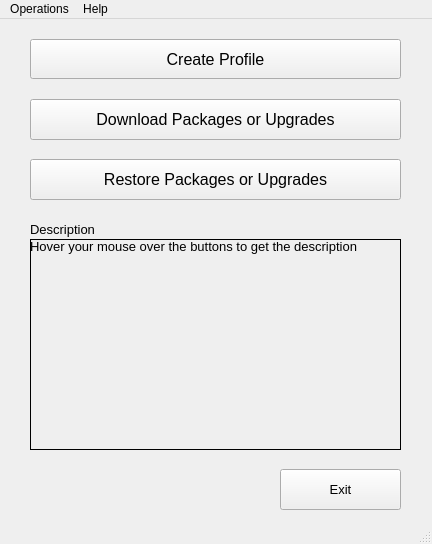
<?xml version="1.0" encoding="UTF-8"?>
<ui version="4.0">
 <class>AptOfflineMain</class>
 <widget class="QMainWindow" name="AptOfflineMain">
  <property name="geometry">
   <rect>
    <x>0</x>
    <y>0</y>
    <width>432</width>
    <height>544</height>
   </rect>
  </property>
  <property name="windowTitle">
   <string>APT Offline</string>
  </property>
  <property name="toolButtonStyle">
   <enum>Qt::ToolButtonIconOnly</enum>
  </property>
  <property name="unifiedTitleAndToolBarOnMac">
   <bool>true</bool>
  </property>
  <widget class="QWidget" name="centralwidget">
   <widget class="QPushButton" name="createProfileButton">
    <property name="geometry">
     <rect>
      <x>30</x>
      <y>20</y>
      <width>371</width>
      <height>40</height>
     </rect>
    </property>
    <property name="font">
     <font>
      <pointsize>12</pointsize>
     </font>
    </property>
    <property name="text">
     <string>Create Profile</string>
    </property>
    <property name="icon">
     <iconset resource="resources.qrc">
      <normaloff>:/icons/icons/contact-new.png</normaloff>:/icons/icons/contact-new.png</iconset>
    </property>
   </widget>
   <widget class="QPushButton" name="downloadButton">
    <property name="geometry">
     <rect>
      <x>30</x>
      <y>80</y>
      <width>371</width>
      <height>41</height>
     </rect>
    </property>
    <property name="font">
     <font>
      <pointsize>12</pointsize>
      <weight>50</weight>
      <bold>false</bold>
     </font>
    </property>
    <property name="text">
     <string>Download Packages or Upgrades</string>
    </property>
    <property name="icon">
     <iconset resource="resources.qrc">
      <normaloff>:/icons/icons/go-down.png</normaloff>:/icons/icons/go-down.png</iconset>
    </property>
   </widget>
   <widget class="QPushButton" name="restoreButton">
    <property name="geometry">
     <rect>
      <x>30</x>
      <y>140</y>
      <width>371</width>
      <height>41</height>
     </rect>
    </property>
    <property name="font">
     <font>
      <pointsize>12</pointsize>
     </font>
    </property>
    <property name="text">
     <string>Restore Packages or Upgrades</string>
    </property>
    <property name="icon">
     <iconset resource="resources.qrc">
      <normaloff>:/icons/icons/install.png</normaloff>:/icons/icons/install.png</iconset>
    </property>
   </widget>
   <widget class="QFrame" name="frame">
    <property name="geometry">
     <rect>
      <x>30</x>
      <y>220</y>
      <width>371</width>
      <height>211</height>
     </rect>
    </property>
    <property name="font">
     <font>
      <pointsize>10</pointsize>
     </font>
    </property>
    <property name="frameShape">
     <enum>QFrame::Box</enum>
    </property>
    <property name="frameShadow">
     <enum>QFrame::Plain</enum>
    </property>
    <property name="lineWidth">
     <number>1</number>
    </property>
    <widget class="QLabel" name="descriptionField">
     <property name="geometry">
      <rect>
       <x>0</x>
       <y>0</y>
       <width>371</width>
       <height>211</height>
      </rect>
     </property>
     <property name="text">
      <string>Hover your mouse over the buttons to get the description</string>
     </property>
     <property name="alignment">
      <set>Qt::AlignLeading|Qt::AlignLeft|Qt::AlignTop</set>
     </property>
     <property name="wordWrap">
      <bool>true</bool>
     </property>
     <property name="margin">
      <number>10</number>
     </property>
    </widget>
   </widget>
   <widget class="QPushButton" name="exitButton">
    <property name="geometry">
     <rect>
      <x>280</x>
      <y>450</y>
      <width>121</width>
      <height>41</height>
     </rect>
    </property>
    <property name="font">
     <font>
      <pointsize>10</pointsize>
     </font>
    </property>
    <property name="text">
     <string>Exit</string>
    </property>
    <property name="icon">
     <iconset resource="resources.qrc">
      <normaloff>:/icons/icons/application-exit.png</normaloff>:/icons/icons/application-exit.png</iconset>
    </property>
   </widget>
   <widget class="QLabel" name="label_2">
    <property name="geometry">
     <rect>
      <x>30</x>
      <y>200</y>
      <width>91</width>
      <height>21</height>
     </rect>
    </property>
    <property name="font">
     <font>
      <pointsize>10</pointsize>
     </font>
    </property>
    <property name="text">
     <string>Description</string>
    </property>
   </widget>
  </widget>
  <widget class="QStatusBar" name="statusbar"/>
  <widget class="QMenuBar" name="menubar">
   <property name="geometry">
    <rect>
     <x>0</x>
     <y>0</y>
     <width>432</width>
     <height>22</height>
    </rect>
   </property>
   <widget class="QMenu" name="menuOperations">
    <property name="title">
     <string>Operations</string>
    </property>
    <addaction name="menuCreateProfile"/>
    <addaction name="menuDownload"/>
    <addaction name="menuInstall"/>
    <addaction name="separator"/>
    <addaction name="menuExit"/>
   </widget>
   <widget class="QMenu" name="menuHelp">
    <property name="title">
     <string>Help</string>
    </property>
    <addaction name="menuHelp_2"/>
    <addaction name="menuAbout"/>
   </widget>
   <addaction name="menuOperations"/>
   <addaction name="menuHelp"/>
  </widget>
  <action name="menuCreateProfile">
   <property name="icon">
    <iconset resource="resources.qrc">
     <normaloff>:/icons/icons/contact-new.png</normaloff>:/icons/icons/contact-new.png</iconset>
   </property>
   <property name="text">
    <string>Create Profile</string>
   </property>
   <property name="shortcut">
    <string>Ctrl+N</string>
   </property>
  </action>
  <action name="menuDownload">
   <property name="icon">
    <iconset resource="resources.qrc">
     <normaloff>:/icons/icons/go-down.png</normaloff>:/icons/icons/go-down.png</iconset>
   </property>
   <property name="text">
    <string>Fetch Packages or Upgrades</string>
   </property>
   <property name="shortcut">
    <string>Ctrl+O</string>
   </property>
  </action>
  <action name="menuInstall">
   <property name="icon">
    <iconset resource="resources.qrc">
     <normaloff>:/icons/icons/install.png</normaloff>:/icons/icons/install.png</iconset>
   </property>
   <property name="text">
    <string>Restore Packages or Upgrades</string>
   </property>
   <property name="shortcut">
    <string>Ctrl+I</string>
   </property>
  </action>
  <action name="menuExit">
   <property name="icon">
    <iconset resource="resources.qrc">
     <normaloff>:/icons/icons/application-exit.png</normaloff>:/icons/icons/application-exit.png</iconset>
   </property>
   <property name="text">
    <string>Exit</string>
   </property>
   <property name="shortcut">
    <string>Ctrl+Q</string>
   </property>
  </action>
  <action name="menuHelp_2">
   <property name="icon">
    <iconset resource="resources.qrc">
     <normaloff>:/icons/icons/help-contents.png</normaloff>:/icons/icons/help-contents.png</iconset>
   </property>
   <property name="text">
    <string>Help</string>
   </property>
   <property name="shortcut">
    <string>F1</string>
   </property>
  </action>
  <action name="menuAbout">
   <property name="icon">
    <iconset resource="resources.qrc">
     <normaloff>:/icons/icons/help-about.png</normaloff>:/icons/icons/help-about.png</iconset>
   </property>
   <property name="text">
    <string>About apt-offline</string>
   </property>
  </action>
 </widget>
 <resources>
  <include location="resources.qrc"/>
 </resources>
 <connections/>
</ui>
